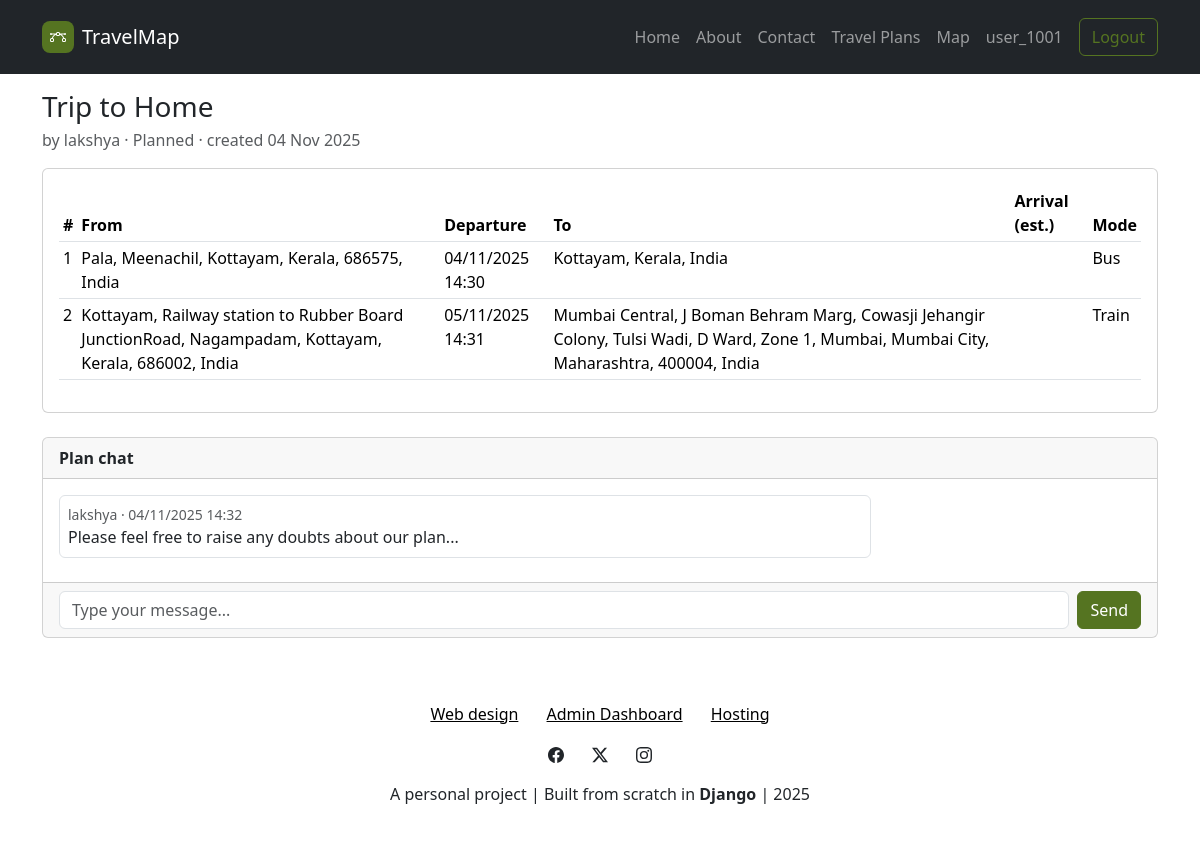
Page /travelplans/16/ (signed in) on the committed database.
### Accounts/models.py (models this page shows, shortened)
class TravelPlan(models.Model):
    user = models.ForeignKey(
        settings.AUTH_USER_MODEL,
        on_delete=models.CASCADE,
        related_name='travel_plans'
    )
    title = models.CharField(
        max_length=150
    )
    status = models.CharField(
        max_length=10,
        choices=PlanStatus.choices,
        default=PlanStatus.PLANNED
    )
    created_at = models.DateTimeField(auto_now_add=True)
    updated_at = models.DateTimeField(auto_now=True)
    class Meta:
        ordering = ['-created_at']

class Trip(models.Model):
    plan = models.ForeignKey(
        TravelPlan,
        on_delete=models.CASCADE,
        related_name='trips',
    )
    title = models.CharField(
        max_length=150,
    )
    origin_name = models.CharField(
        max_length=255,
    )
    origin_lat = models.CharField(
        max_length=50, null=True, blank=True
    )
    origin_lon = models.CharField(
        max_length=50, null=True, blank=True
    )
    destination_name = models.CharField(
        max_length=255,
    )
    destination_lat = models.CharField(
        max_length=50, null=True, blank=True
    )
    destination_lon = models.CharField(
        max_length=50, null=True, blank=True
    )
    departure_time = models.DateTimeField()
    estimated_arrival_time = models.DateTimeField(
        null=True, blank=True
    )
    transport_mode = models.CharField(
        max_length=6,
        choices=TransportMode.choices,
        default=TransportMode.TRAIN
    )
    passengers = models.ManyToManyField(
        settings.AUTH_USER_MODEL,
        related_name='joined_trips',
        blank=True,
        help_text="Students who have joined this trip",
    )
    notes = models.TextField(
        blank=True,
    )
    route = models.JSONField(null=True, blank=True)
    status = models.CharField(
        max_length=10,
        choices=PlanStatus.choices,
        default=PlanStatus.PLANNED
    )
    created_at = models.DateTimeField(auto_now_add=True)
    updated_at = models.DateTimeField(auto_now=True)
    class Meta:
        ordering = ['departure_time']

class ChatMessage(models.Model):
    plan = models.ForeignKey(
        TravelPlan,
        on_delete=models.CASCADE,
        related_name='chat_messages'
    )
    user = models.ForeignKey(
        settings.AUTH_USER_MODEL,
        on_delete=models.CASCADE,
        related_name='chat_messages'
    )
    content = models.TextField()
    created_at = models.DateTimeField(auto_now_add=True)
    class Meta:
        ordering = ['created_at']

### UI/views.py (the view)
# urls.py: path("travelplans/<int:pk>/", views.travelplan_detail, name="travelplan_detail"),
@login_required
def travelplan_detail(request, pk: int):
    plan = (
        TravelPlan.objects
        .select_related('user')
        .prefetch_related('trips__passengers', 'chat_messages__user')
        .get(pk=pk)
    )
    messages_qs = plan.chat_messages.all().select_related('user')
    return render(request, 'UI/travelplan_detail.html', {
        'plan': plan,
        'trips': plan.trips.all(),
        'chat_messages': messages_qs,
    })

### UI/context_processors.py (called while the page is built)
def site_settings(request):
    index_carousel = carousel.objects.all()
    index_features = features.objects.all()
    index_steps = step.objects.all()
    for item in list(index_carousel) + list(index_features):
        if hasattr(item, 'href') and item.href:
            try:
                item.href = reverse(item.href)
            except:
                pass
    return {
        'index_carousel': index_carousel,
        'index_features': index_features,
        'index_steps': index_steps,
    }

### templates/UI/travelplan_detail.html (shortened to what this page needs)
{% extends 'partials/layout.html' %}
{% load static %}
{% block content %}
<div id="content" class="container py-3">
  <div class="row mb-3 align-items-center">
    <div class="col">
      <h3 class="mb-1">{{ plan.title }}</h3>
      <div class="text-muted">
        by {{ plan.user.username }} · {{ plan.get_status_display }} · created {{ plan.created_at|date:"d M Y" }}
      </div>
    </div>
  </div>
  <div class="row">
    <div class="col">
      <div class="card">
        <div class="card-body">
          <div class="table-responsive">
            <table class="table table-sm table-hover">
              <thead>
                <tr>
                  <th>#</th>
                  <th>From</th>
                  <th>Departure</th>
                  <th>To</th>
                  <th>Arrival (est.)</th>
                  <th>Mode</th>
                </tr>
              </thead>
              <tbody>
                {% for trip in trips %}
                <tr>
                  <td>{{ forloop.counter }}</td>
                  <td>{{ trip.origin_name }}</td>
                  <td>{{ trip.departure_time|date:"d/m/Y H:i" }}</td>
                  <td>{{ trip.destination_name }}</td>
                  <td></td>
                  <td>{{ trip.get_transport_mode_display }}</td>
                </tr>
                {% empty %}
                <tr>
                  <td colspan="6" class="text-muted">No trips in this plan yet.</td>
                </tr>
                {% endfor %}
              </tbody>
            </table>
          </div>
        </div>
      </div>
    </div>
  </div>
  <div class="row mt-4">
    <div class="col">
      <div class="card">
        <div class="card-header d-flex justify-content-between align-items-center">
          <strong>Plan chat</strong>
        </div>
        <div class="card-body" style="max-height: 320px; overflow-y: auto;" id="chat-messages" data-plan-id="{{ plan.id }}" data-user-id="{% if request.user.is_authenticated %}{{ request.user.id }}{% endif %}">
          {% for m in chat_messages %}
            <div class="mb-2 d-flex">
              <div class="w-75 p-2 border rounded {% if m.user_id == request.user.id %}ms-auto bg-light text-end{% else %}bg-white{% endif %}">
                <div class="small text-muted">{{ m.user.username }} · {{ m.created_at|date:"d/m/Y H:i" }}</div>
                <div>{{ m.content|linebreaksbr }}</div>
              </div>
            </div>
          {% empty %}
            <div class="text-muted">No messages yet. Be the first to say hi 👋</div>
          {% endfor %}
        </div>
        <div class="card-footer">
          {% if request.user.is_authenticated %}
          <form id="chat-form" class="d-flex gap-2" method="post" action="{% url 'UI:chat_messages_api' plan.id %}">
            <input type="text" name="content" id="chat-input" class="form-control" placeholder="Type your message..." maxlength="2000" autocomplete="off"/>
            <button type="submit" class="btn btn-primary">Send</button>
          </form>
          {% else %}
          <a class="btn btn-outline-primary" href="{% url 'UI:login' %}">Login to chat</a>
          {% endif %}
        </div>
      </div>
    </div>
  </div>
</div>
{% endblock %}

### templates/partials/navbar.html (shortened to what this page needs)
{% load static %}
<nav class="navbar navbar-expand-md sticky-top bg-body py-3" data-bs-theme="dark">
    <div class="container">
        <a class="navbar-brand d-flex align-items-center" href="{% url 'UI:index' %}">
            <span class="bs-icon-sm bs-icon-rounded bs-icon-primary d-flex justify-content-center align-items-center me-2 bs-icon">
            </span>
            <span>TravelMap</span>
        </a>
        <div id="navcol-2" class="collapse navbar-collapse">
            <ul class="navbar-nav ms-auto">
                <li class="nav-item"><a class="nav-link" href="{% url 'UI:index' %}#home">Home</a></li>
                <li class="nav-item"><a class="nav-link" href="{% url 'UI:index' %}#about">About</a></li>
                <li class="nav-item"><a class="nav-link" href="{% url 'UI:index' %}#contact">Contact</a></li>
                <li class="nav-item"><a class="nav-link {% if request.resolver_match.url_name == 'travelplans' %}active{% endif %}" href="{% url 'UI:travelplans' %}">Travel Plans</a></li>
                <li class="nav-item"><a class="nav-link {% if request.resolver_match.url_name == 'map' %}active{% endif %}" href="{% url 'UI:map' %}">Map</a></li>
                <li class="nav-item">
                    {% if user.is_authenticated %}
                        <a class="nav-link" href="#">{{ user.username }}</a>
                    {% else %}
                        <a class="nav-link {% if request.resolver_match.url_name == 'login' %}active{% endif %}" href="{% url 'UI:login'%}">Login</a>
                    {% endif %}
                </li>
            </ul>
            {% if user.is_authenticated %}
            <form action="/logout/" method="post">
                <button class="btn btn-outline-primary ms-md-2" type="submit" href="{% url 'UI:logout'%}">Logout</button>
                </form>
            {% else %}
                <a class="btn btn-primary ms-md-2" role="button" href="{% url 'UI:register'%}">Sign Up</a>
            {% endif %}
        </div>
    </div>
</nav>

### static/css/bss-overrides.css (style rules this page uses)
:root, [data-bs-theme=light] { --bs-primary: #557421; --bs-primary-rgb: 85,116,33; --bs-primary-text-emphasis: #222E0D; --bs-primary-bg-subtle: #DDE3D3; --bs-primary-border-subtle: #BBC7A6; }
.btn-primary { --bs-btn-color: #fff; --bs-btn-bg: #557421; --bs-btn-border-color: #557421; --bs-btn-hover-color: #fff; --bs-btn-hover-bg: #48631C; --bs-btn-hover-border-color: #445D1A; --bs-btn-focus-shadow-rgb: 230,234,222; --bs-btn-active-color: #fff; --bs-btn-active-bg: #445D1A; --bs-btn-active-border-color: #405719; --bs-btn-disabled-color: #fff; --bs-btn-disabled-bg: #557421; --bs-btn-disabled-border-color: #557421; }
.btn-outline-primary { --bs-btn-color: #557421; --bs-btn-border-color: #557421; --bs-btn-focus-shadow-rgb: 85,116,33; --bs-btn-hover-color: #fff; --bs-btn-hover-bg: #557421; --bs-btn-hover-border-color: #557421; --bs-btn-active-color: #fff; --bs-btn-active-bg: #557421; --bs-btn-active-border-color: #557421; --bs-btn-disabled-color: #557421; --bs-btn-disabled-bg: transparent; --bs-btn-disabled-border-color: #557421; }

### templates/partials/layout.html (style rules this page uses)
html { scroll-behavior: smooth; scroll-padding-top: 80px; }

### rows in the picture
TravelPlan: title "Trip to Home", user.username "lakshya", status "Planned", created_at "04 Nov 2025"
Trip: origin_name "Pala, Meenachil, Kottayam, Kerala, 686575, India", departure_time "04/11/2025 14:30", destination_name "Kottayam, Kerala, India", transport_mode "Bus"
Trip: origin_name "Kottayam, Railway station to Rubber Board JunctionRoad, Nagampadam, Kottayam, Kerala, 686002, India", departure_time "05/11/2025 14:31", destination_name "Mumbai Central, J Boman Behram Marg, Cowasji Jehangir Colony, Tulsi Wadi, D Ward, Zone 1, Mumbai, Mumbai City, Maharashtra, 400004, India", transport_mode "Train"
ChatMessage: user.username "lakshya", created_at "04/11/2025 14:32", content "Please feel free to raise any doubts about our plan..."

### other values in the picture
{{ user.username }} "user_1001"
